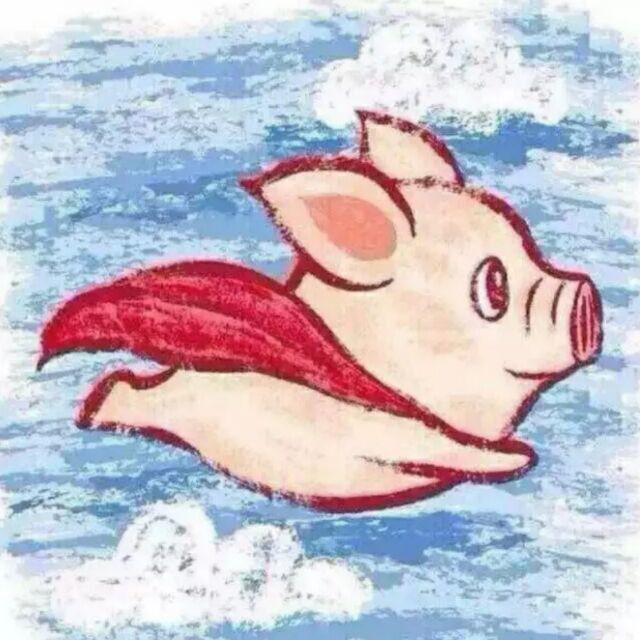
#> input picture pic/pig.jpg, 640 x 640 px
$ python 026-addlogo.py
#> lines starting #> are read from the running program, lines starting #| are printed output that depends on the picture; after the words box and inside, x2 and y2 are one past the last pixel; in counts of white or black regions, pixels touching at a corner belong together
# 添加logo
# 1.引入一张图片
# 2.要有一张logo
# 3.计算图片在什么地方添加,在添加的地方变成黑色
# 利用add,将logo与图片叠加到一起
import cv2
import numpy as np
# 导入图片
dog = cv2.imread("./pic/pig.jpg")
#> dog is the input picture: shape (640, 640, 3); mean B, G, R 202.8, 191.4, 197.2
print(dog.shape)
#| (640, 640, 3)
# 创建logo
logo = np.zeros((200,200,3),np.uint8)
mask = np.zeros((200,200),np.uint8)
# 绘制logo
logo[20:120,20:120] = [0,0,255]
logo[80:180,80:180] = [0,255,0]
# 绘制掩码
mask[20:120,20:120] = 255
mask[80:180,80:180] = 255
# 对mask按位求反
m = cv2.bitwise_not(mask)
# 选择logo添加到图片的位置
roi = dog[0:200,0:200]
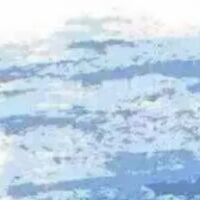
#> roi: shape (200, 200, 3); mean B, G, R 230.8, 212.3, 191.5
# 与m做与操作
tmp = cv2.bitwise_and(roi,roi,mask=m)
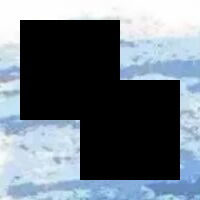
#> tmp: shape (200, 200, 3); mean B, G, R 125.1, 115.5, 105
# 叠加
dst = cv2.add(tmp,logo)
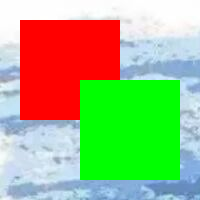
#> dst: shape (200, 200, 3); mean B, G, R 125.1, 179.3, 158.5
# 区域赋值
dog[0:200,0:200] = dst
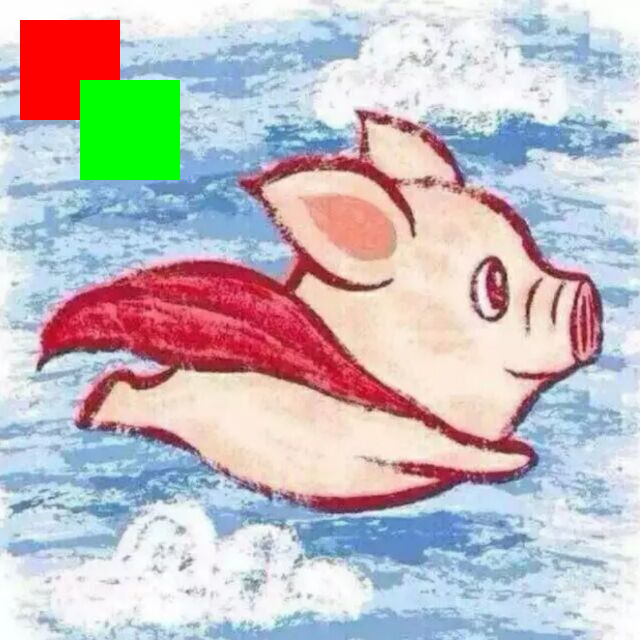
#> dog: shape (640, 640, 3); 4.49% of pixels changed, all inside (x1, y1, x2, y2) = (20, 20, 180, 180)

cv2.imshow("dst",dst)
cv2.imshow("tmp",tmp)
cv2.imshow("m",m)
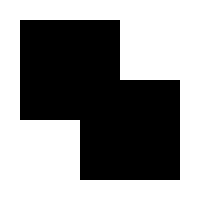
#> window 'm': shape (200, 200); 54% white; 1 black region, box (x1, y1, x2, y2) and area: (20, 20, 180, 180) 18400
cv2.imshow("mask",mask)
cv2.imshow("logo",logo)
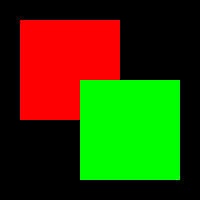
#> window 'logo': shape (200, 200, 3); mean B, G, R 0, 63.8, 53.5
cv2.imshow("dog",dog)
cv2.waitKey(0)

$ run again, with pic/3.jpg copied over pic/pig.jpg
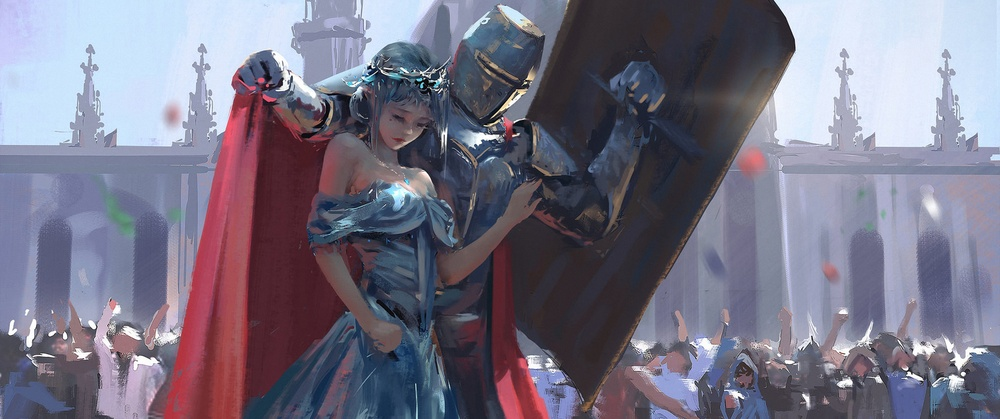
#> input picture pic/3.jpg, 1000 x 419 px, shrunk from 3440 x 1440 before the run
#> dog is the input picture: shape (419, 1000, 3); mean B, G, R 133.1, 115.2, 118.7
#| (419, 1000, 3)
#> `dst = cv2.add(tmp,logo)`:
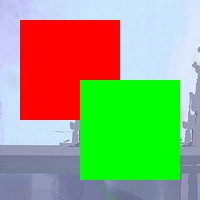
#> dst: shape (200, 200, 3); mean B, G, R 117.5, 166.1, 147.8
#> `dog[0:200,0:200] = dst`:
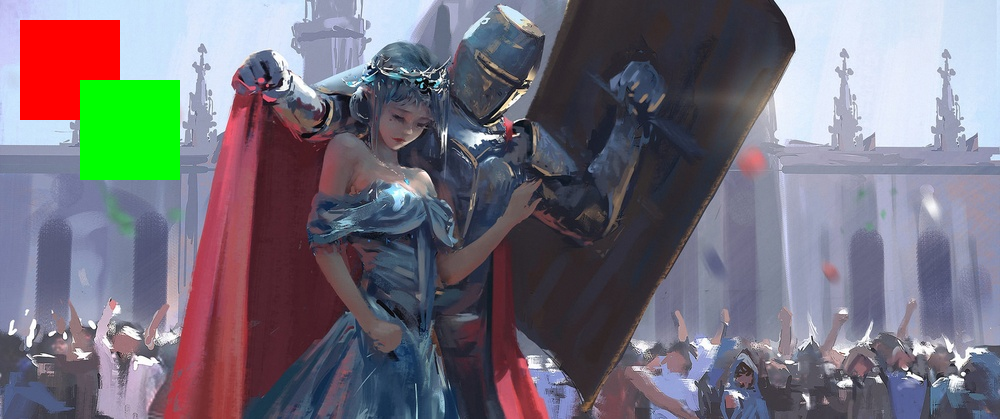
#> dog: shape (419, 1000, 3); 4.39% of pixels changed, all inside (x1, y1, x2, y2) = (20, 20, 180, 180)
